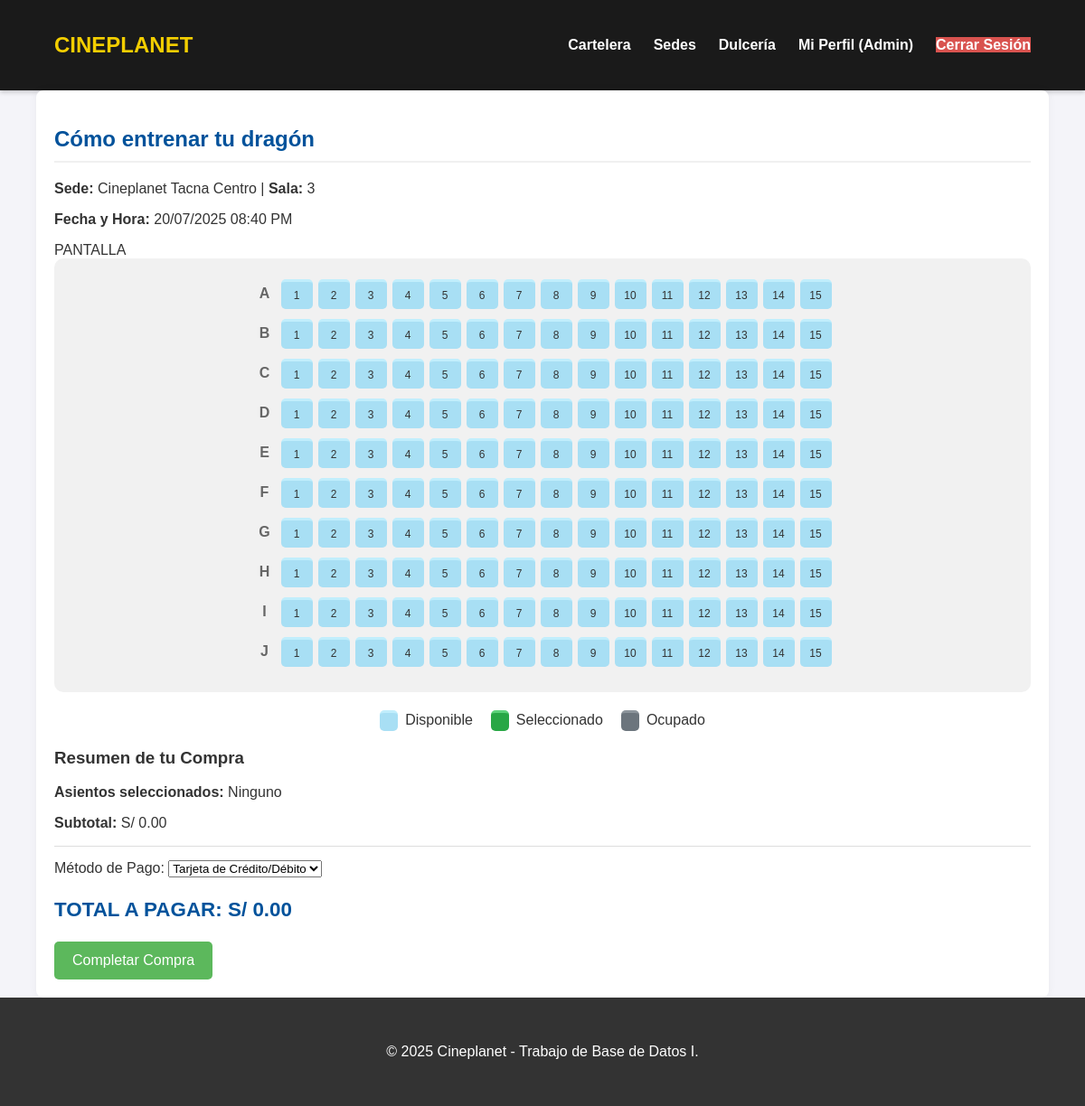
The page /comprar_boleto.php?id_funcion=101 (signed in) on the database its author committed.
### tables this page shows
CREATE TABLE Funcion (
    ID_funcion INT AUTO_INCREMENT PRIMARY KEY,
    ID_pelicula INT NOT NULL,
    ID_sala INT NOT NULL,
    fecha_hora DATETIME NOT NULL,  
    precio_base DECIMAL(6,2) NOT NULL,
    FOREIGN KEY (ID_pelicula) REFERENCES Pelicula(ID_pelicula) ON DELETE RESTRICT,
    FOREIGN KEY (ID_sala) REFERENCES Sala(ID_sala) ON DELETE RESTRICT
);

CREATE TABLE Pelicula (
    ID_pelicula INT AUTO_INCREMENT PRIMARY KEY,
    titulo VARCHAR(200) NOT NULL,
    genero VARCHAR(50) NOT NULL,
    duracion_minutos INT NOT NULL,
    clasificacion ENUM('ATP', '+13', '+16', '+18') DEFAULT 'ATP',
    sinopsis TEXT
);

CREATE TABLE Sede (
    ID_sede INT AUTO_INCREMENT PRIMARY KEY,
    nombre VARCHAR(100) NOT NULL,
    ciudad VARCHAR(50) NOT NULL
);

CREATE TABLE Sala (
    ID_sala INT AUTO_INCREMENT PRIMARY KEY,
    ID_sede INT NOT NULL,
    numero_sala INT NOT NULL,
    tipo_sala ENUM('2D', '3D', 'VIP') DEFAULT '2D',
    capacidad INT NOT NULL,
    FOREIGN KEY (ID_sede) REFERENCES Sede(ID_sede) ON DELETE RESTRICT  
);

### comprar_boleto.php (the view, shortened to what this page needs)
<?php
require_once 'includes/public_header.php';
$id_funcion = (int)$_GET['id_funcion'];
$sql_info = "SELECT p.titulo, f.fecha_hora, f.precio_base, s.nombre AS nombre_sede, sa.numero_sala FROM Funcion f JOIN Pelicula p ON f.ID_pelicula = p.ID_pelicula JOIN Sala sa ON f.ID_sala = sa.ID_sala JOIN Sede s ON sa.ID_sede = s.ID_sede WHERE f.ID_funcion = ?";
$stmt_info = $conn->prepare($sql_info);
$stmt_info->bind_param("i", $id_funcion);
$stmt_info->execute();
$result_info = $stmt_info->get_result();
$funcion_info = $result_info->fetch_assoc();
?>
<div class="seat-selection-container">
    <div class="movie-summary">
        <h2><?php echo htmlspecialchars($funcion_info['titulo']); ?></h2>
        <p><strong>Sede:</strong> <?php echo htmlspecialchars($funcion_info['nombre_sede']); ?> | <strong>Sala:</strong> <?php echo $funcion_info['numero_sala']; ?></p>
        <p><strong>Fecha y Hora:</strong> <?php echo date("d/m/Y h:i A", strtotime($funcion_info['fecha_hora'])); ?></p>
    </div>
    <div class="seat-map-container">
        <div class="screen">PANTALLA</div>
        <div class="seat-map">
            <?php
            $filas = range('A', 'J');
            $columnas = range(1, 15);
            foreach ($filas as $fila) {
                echo "<div class='seat-row'>";
                echo "<div class='row-label'>$fila</div>";
                foreach ($columnas as $columna) {
                    $id_asiento = "$fila-$columna";
                    echo "<div class='seat-checkbox-wrapper'>";
                    echo "<label for='seat-$id_asiento' class='seat-label'>$columna</label>";
                    echo "</div>";
                }
                echo "</div>";
            }
            ?>
        </div>
        <div class="seat-legend">
            <div class="legend-item"><div class="seat-label"></div> Disponible</div>
            <div class="legend-item"><div class="seat-label selected"></div> Seleccionado</div>
            <div class="legend-item"><div class="seat-label occupied"></div> Ocupado</div>
        </div>
    </div>
    <div class="purchase-summary">
        <h3>Resumen de tu Compra</h3>
        <form action="comprar_boleto.php?id_funcion=<?php echo $id_funcion; ?>" method="POST" id="purchase-form">
            <p><strong>Asientos seleccionados:</strong> <span id="seats-list">Ninguno</span></p>
            <p><strong>Subtotal:</strong> S/ <span id="subtotal-price">0.00</span></p>
            <hr>
            <div class="form-group">
                <label for="metodo_pago">Método de Pago:</label>
                <select name="metodo_pago" id="metodo_pago">
                    <option value="Tarjeta">Tarjeta de Crédito/Débito</option>
                </select>
            </div>
            <p class="final-total"><strong>TOTAL A PAGAR:</strong> S/ <span id="total-price">0.00</span></p>
            <button type="submit" class="btn" id="btn-comprar" disabled>Completar Compra</button>
        </form>
    </div>
</div>
<?php require_once 'includes/footer.php'; ?>

### css/style.css (style rules this page uses)
body { font-family: Arial, sans-serif; background-color: #f4f4f9; margin: 0; color: #333; display: flex; flex-direction: column; min-height: 100vh; }
h2 { color: #00529b; border-bottom: 2px solid #f0f0f0; padding-bottom: 10px; }
.btn { background-color: #5cb85c; color: white; padding: 12px 20px; border: none; border-radius: 5px; cursor: pointer; font-size: 16px; transition: background-color 0.3s; }
.seat-map { display: flex; flex-direction: column; align-items: center; padding: 20px; background-color: #f1f1f1; border-radius: 10px; }
.seat-row { display: flex; align-items: center; margin-bottom: 5px; }
.row-label { width: 30px; text-align: center; font-weight: bold; color: #666; }
.seat-checkbox-wrapper { margin: 3px; }
.seat-label { display: flex; justify-content: center; align-items: center; width: 35px; height: 30px; background-color: #a8dff4; border-radius: 5px; cursor: pointer; font-size: 12px; color: #333; transition: all 0.2s ease; border-top: 3px solid #c1eefc; }
.seat-legend { display: flex; justify-content: center; gap: 20px; margin-top: 20px; width: 100%; }
.seat-legend .legend-item { display: flex; align-items: center; gap: 8px; }
.seat-legend .seat-label { width: 20px; height: 20px; cursor: default; }
.seat-legend .seat-label.selected { background-color: #28a745; border-top-color: #5dd27a; }
.seat-legend .seat-label.occupied { background-color: #6c757d; border-top-color: #8d959c; }
.purchase-summary hr { border: none; border-top: 1px solid #ddd; margin: 15px 0; }
.purchase-summary .final-total { font-size: 1.4rem; font-weight: bold; color: #00529b; }

### rows shown on the page
funcion: ID_pelicula.titulo "Cómo entrenar tu dragón", sede.nombre "Cineplanet Tacna Centro", ID_sala.numero_sala "3", fecha_hora "20/07/2025 08:40 PM"

### other values the page prints
$_SESSION['user_nombre'] "Admin"
$fila "A"
$columna "1"
$columna "2"
$columna "3"
$columna "4"
$columna "5"
$columna "6"
$columna "7"
$columna "8"
$columna "9"
$columna "10"
$columna "11"
$columna "12"
$columna "13"
